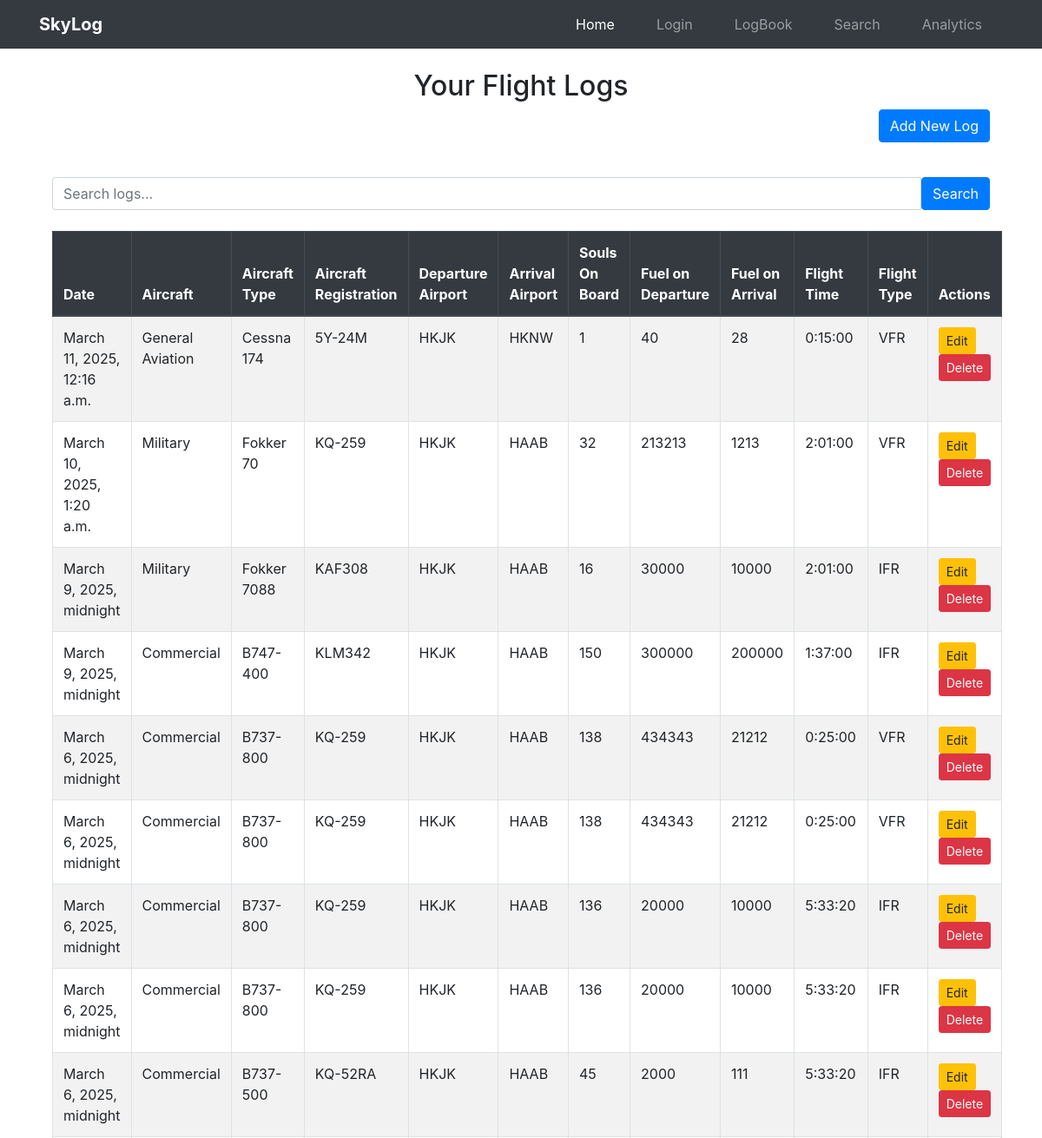
The app's page /logbook/logs_list/ (signed in, upper part), older data.
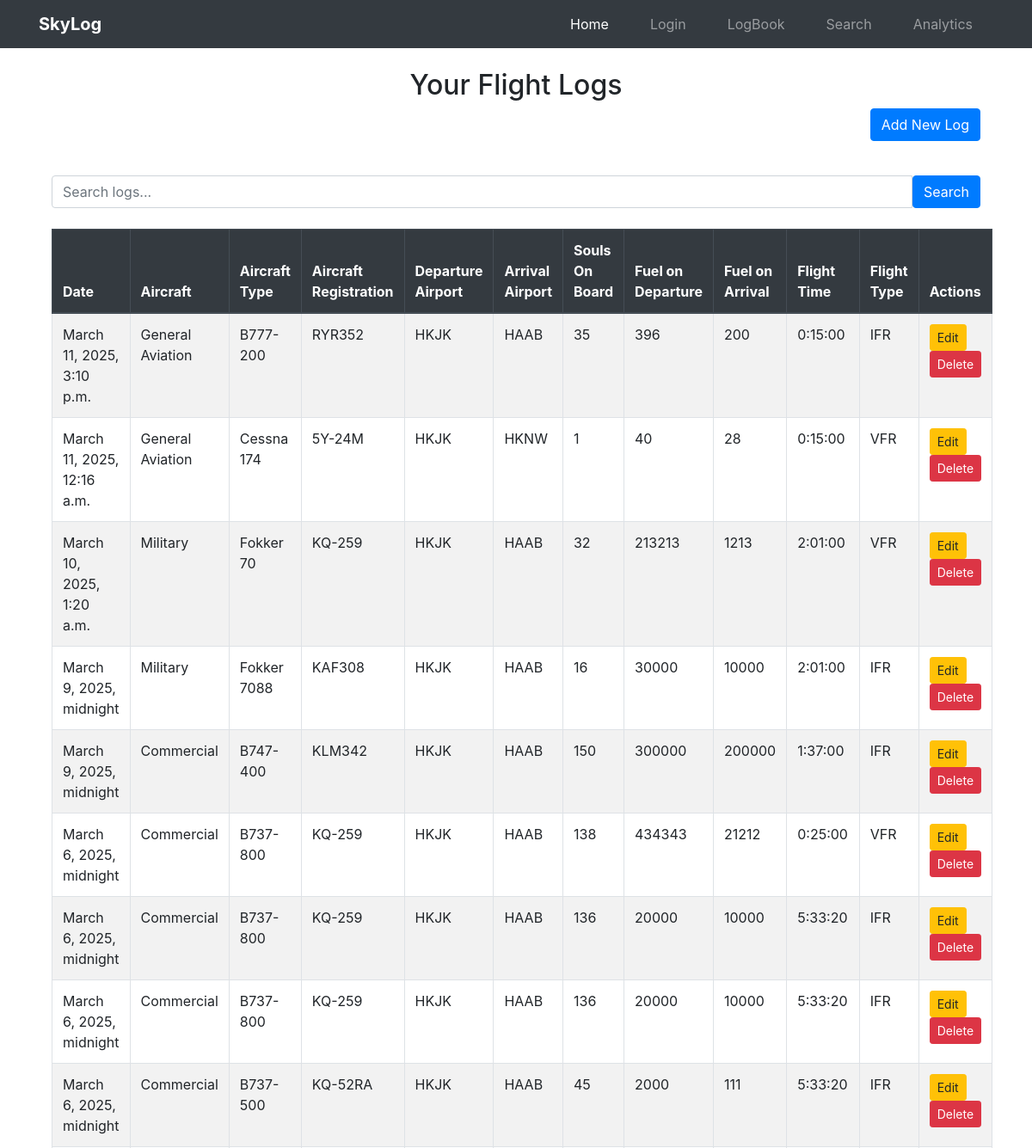
The same page, newer data.
### logs/models.py (models this page shows, shortened)
class Log(models.Model):
    user = models.ForeignKey(User, on_delete=models.CASCADE)
    date = models.DateTimeField(default=now)
    AIRCRAFT=[("General Aviation","General Aviation"),("Commercial","Commercial"),("Military","Military")]
    aircraft = models.CharField(max_length=100,choices=AIRCRAFT)
    aircraft_type = models.CharField(max_length=100)
    aircraft_registration = models.CharField(max_length=100)
    departure_airport = models.CharField(max_length=4, validators=[icao_validator])
    arrival_airport = models.CharField(max_length=4, validators=[icao_validator])
    flight_time = models.DurationField()  # timedelta for hours & minutes
    souls_on_board = models.PositiveIntegerField(default=0)
    fuel_on_departure = models.PositiveIntegerField(default=0)
    fuel_on_arrival = models.PositiveIntegerField(default=0)
    remarks = models.TextField(blank=True, null=True)
    PURPOSE=[("Training","Training"),
             ("Recreational","Recreational"),
             ("Cargo_flight","Cargo_flight"),
             ("Passenger_flight","Passenger_flight")
             ]
    purpose = models.CharField(max_length=20,choices=PURPOSE)
    FLIGHT_TYPES = [("VFR", "Visual Flight Rules"), ("IFR", "Instrument Flight Rules")]
    flight_type = models.CharField(max_length=3, choices=FLIGHT_TYPES)
    flight_number = models.CharField(max_length=20, unique=True, default=uuid.uuid4)
    safety_concerns = models.BooleanField(default=False)

### logs/views.py (the view, shortened to what this page needs)
# urls.py: path('logs_list/', views.log_list, name='logs_list'),
@login_required
def log_list(request):
    logs = Log.objects.filter(user=request.user).order_by('-date')
    query = request.GET.get('query')
    return render(request, 'logs/log_list.html', {'logs': logs})

### logs/templates/logs/log_list.html (shortened to what this page needs)
{% extends "others/base.html" %}
{% block content %}
<div class="container mt-4">
    <h2 class="text-center">Your Flight Logs</h2>
    <div class="text-right mb-3 ">
        <a href="{% url 'logs:create_log' %}" class="btn btn-primary">Add New Log</a>
    </div>
    <br>
    <form method="GET" action="{% url 'logs:logs_list' %}" class="mb-4">
        <div class="input-group">
            <input type="text" name="query" class="form-control" placeholder="Search logs..." value="{{ request.GET.query }}">
            <button type="submit" class="btn btn-primary">Search</button>
        </div>
    </form>
    {% if logs %}
    <table class="table table-bordered table-striped">
        <thead class="thead-dark">
            <tr>
                <th>Date</th>
                <th>Aircraft</th>
                <th>Aircraft Type</th>
                <th>Aircraft Registration</th>
                <th>Departure Airport</th>
                <th>Arrival Airport</th>
                <th>Souls On Board</th>
                <th>Fuel on Departure</th>
                <th>Fuel on Arrival</th>
                <th>Flight Time</th>
                <th>Flight Type</th>
                <th>Actions</th>
            </tr>
        </thead>
        <tbody>
            {% for log in logs %}
            <tr>
                <td>{{ log.date }}</td>
                <td>{{ log.aircraft }}</td>
                <td>{{ log.aircraft_type }}</td>
                <td>{{ log.aircraft_registration }}</td>
                <td>{{ log.departure_airport }}</td>
                <td>{{ log.arrival_airport }}</td>
                <td>{{ log.souls_on_board }}</td>
                <td>{{ log.fuel_on_departure }}</td>
                <td>{{ log.fuel_on_arrival }}</td>
                <td>{{ log.flight_time }}</td>
                <td>{{ log.flight_type }}</td>
                 <td>
                    <a href="{% url 'logs:edit_log' log.id %}" class="btn btn-warning btn-sm " >Edit  </a>
                    <a href="{% url 'logs:delete_log' log.id %}" class="btn btn-danger btn-sm ">Delete</a>
                </td>
            </tr>
            {% endfor %}
        </tbody>
    </table>
    {% else %}
    <p class="text-center">No flight logs available.</p>
    {% endif %}
</div>
{% endblock %}

### logs/templates/others/base.html (shortened to what this page needs)
{% load static %}
<!DOCTYPE html>
<html lang="en">
<head>
    <link rel="stylesheet" href="https://cdn.jsdelivr.net/npm/bootstrap@4.3.1/dist/css/bootstrap.min.css"
>
</head>
<body>
    <nav class="navbar navbar-expand-lg navbar-dark bg-dark">
      <div class="container">
        <a class="navbar-brand" href="#"><b>SkyLog</b></a>
        <div class="collapse navbar-collapse" id="navbarNav">
          <ul class="navbar-nav ml-auto">
            <li class="nav-item">
              <a class="nav-link mx-3 active" aria-current="page" href="{% url 'users:home' %}">Home</a>
            </li>
            <li class="nav-item">
              <a class="nav-link mx-3" href="{% url 'users:login' %}">Login</a>
            </li>
            <li class="nav-item">
              <a class="nav-link mx-3" href="{% url 'logs:logs_list' %}">LogBook</a>
            </li>
            <li class="nav-item">
              <a class="nav-link mx-3" href="#">Search</a>
            </li>
            <li class="nav-item">
              <a class="nav-link mx-3" href="{% url 'logs:generate_pdf_page' %}">Analytics</a>
            </li>
          </ul>
        </div>
      </div>
    </nav>
    <div class="container mt-4">
        {% block content %}{% endblock %}
    </div>
</body>
</html>

Row changes from the older to the newer data that the page shows:
removed Log: date "March 6, 2025, midnight", aircraft "Commercial", aircraft_type "B737-800", aircraft_registration "KQ-259", departure_airport "HKJK", arrival_airport "HAAB", souls_on_board "138", fuel_on_departure "434343", fuel_on_arrival "21212", flight_time "0:25:00", flight_type "VFR"
added Log: date "March 11, 2025, 3:10 p.m.", aircraft "General Aviation", aircraft_type "B777-200", aircraft_registration "RYR352", departure_airport "HKJK", arrival_airport "HAAB", souls_on_board "35", fuel_on_departure "396", fuel_on_arrival "200", flight_time "0:15:00", flight_type "IFR"
